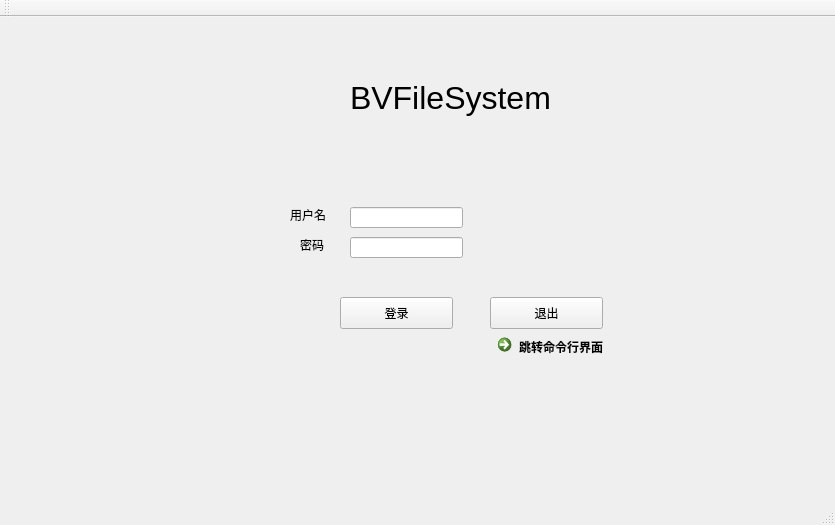
<?xml version="1.0" encoding="UTF-8"?>
<ui version="4.0">
 <class>MainWindow</class>
 <widget class="QMainWindow" name="MainWindow">
  <property name="geometry">
   <rect>
    <x>0</x>
    <y>0</y>
    <width>835</width>
    <height>525</height>
   </rect>
  </property>
  <property name="windowTitle">
   <string>MainWindow</string>
  </property>
  <widget class="QWidget" name="centralWidget">
   <widget class="QLineEdit" name="lineEdit">
    <property name="geometry">
     <rect>
      <x>350</x>
      <y>220</y>
      <width>113</width>
      <height>21</height>
     </rect>
    </property>
   </widget>
   <widget class="QLabel" name="label">
    <property name="geometry">
     <rect>
      <x>300</x>
      <y>220</y>
      <width>31</width>
      <height>16</height>
     </rect>
    </property>
    <property name="text">
     <string>密码</string>
    </property>
   </widget>
   <widget class="QLabel" name="label_2">
    <property name="geometry">
     <rect>
      <x>290</x>
      <y>190</y>
      <width>60</width>
      <height>16</height>
     </rect>
    </property>
    <property name="text">
     <string>用户名</string>
    </property>
   </widget>
   <widget class="QLineEdit" name="lineEdit_2">
    <property name="geometry">
     <rect>
      <x>350</x>
      <y>190</y>
      <width>113</width>
      <height>21</height>
     </rect>
    </property>
   </widget>
   <widget class="QCommandLinkButton" name="commandLinkButton">
    <property name="geometry">
     <rect>
      <x>490</x>
      <y>310</y>
      <width>193</width>
      <height>41</height>
     </rect>
    </property>
    <property name="text">
     <string>跳转命令行界面</string>
    </property>
   </widget>
   <widget class="QPushButton" name="pushButton">
    <property name="geometry">
     <rect>
      <x>490</x>
      <y>280</y>
      <width>113</width>
      <height>32</height>
     </rect>
    </property>
    <property name="text">
     <string>退出</string>
    </property>
   </widget>
   <widget class="QPushButton" name="pushButton_2">
    <property name="geometry">
     <rect>
      <x>340</x>
      <y>280</y>
      <width>113</width>
      <height>32</height>
     </rect>
    </property>
    <property name="text">
     <string>登录</string>
    </property>
   </widget>
   <widget class="QLabel" name="label_3">
    <property name="geometry">
     <rect>
      <x>350</x>
      <y>40</y>
      <width>301</width>
      <height>81</height>
     </rect>
    </property>
    <property name="font">
     <font>
      <pointsize>24</pointsize>
     </font>
    </property>
    <property name="text">
     <string>BVFileSystem</string>
    </property>
   </widget>
  </widget>
  <widget class="QMenuBar" name="menuBar">
   <property name="geometry">
    <rect>
     <x>0</x>
     <y>0</y>
     <width>835</width>
     <height>22</height>
    </rect>
   </property>
  </widget>
  <widget class="QToolBar" name="mainToolBar">
   <attribute name="toolBarArea">
    <enum>TopToolBarArea</enum>
   </attribute>
   <attribute name="toolBarBreak">
    <bool>false</bool>
   </attribute>
  </widget>
  <widget class="QStatusBar" name="statusBar"/>
 </widget>
 <layoutdefault spacing="6" margin="11"/>
 <resources/>
 <connections/>
</ui>
